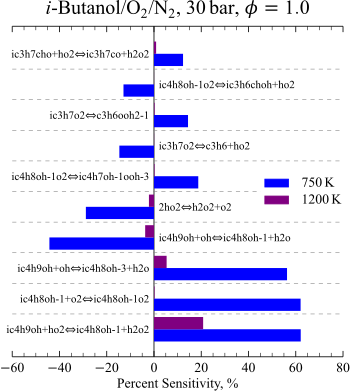

gnuplot code for this plot:
reset 
set term post enh eps color font "Times,15" size 10cm,10cm solid
set output "buoh-sens.eps"
unset ytics
set y2tics mirror rotate 90 20 scale 1.25 font ",18"
set my2tics 4
set xtics 0.5,1,8.5 scale 0 format ""
set style data histograms
set style histogram cluster gap 1
set border 10
set key at second 5,60 samplen 0.7 horizontal
set label at second 6.30,62 rotate by 90 "{/=18 750 K}"
set label at second 5.39,62 rotate by 90 "{/=18 1200 K}"
set style fill solid border -1
set x2range [-1:9.75] reverse
set x2zeroaxis lt -1
set ylabel "{/=24 {/Times-Italic i}-Butanol/O_{2}/N_{2}, 30 bar, {/Symbol f}=1.0}" offset -1
set y2label "{/=18 Percent Sensitivity}" offset -2
set grid xtics 
set style rectangle fs solid 0.15 noborder
set obj rect from second 6.6,55 to second 5,80
#
set label at second 0,-5.0 right rotate by 90 "ic4h9oh+ho2<=>ic4h8oh-1+h2o2"
set label at second 1,-5.0 right rotate by 90 "ic4h8oh-1+o2<=>ic4h8oh-1o2"  
set label at second 2,-5.0 right rotate by 90 "ic4h9oh+oh<=>ic4h8oh-3+h2o"  
set label at second 3, 5.0       rotate by 90 "ic4h9oh+oh<=>ic4h8oh-1+h2o"  
set label at second 4, 5.0       rotate by 90 "2ho2<=>h2o2+o2"              
set label at second 5,-5.0 right rotate by 90 "ic4h8oh-1o2<=>ic4h7oh-1ooh-3"
set label at second 6, 5.0       rotate by 90 "ic3h7o2<=>c3h6+ho2"          
set label at second 7,-5.0 right rotate by 90 "ic3h7o2<=>c3h6ooh2-1"        
set label at second 8, 5.0       rotate by 90 "ic4h8oh-1o2<=>ic3h6choh+ho2" 
set label at second 9,-5.0 right rotate by 90 "ic3h7cho+ho2<=>ic3h7co+h2o2" 
#
plot 'buoh-sens.txt' using 2 fc rgb "#333399" axes x2y2 title " ",\
     'buoh-sens.txt' using 3 fc rgb "#CC3399" axes x2y2 title " "

set output
reset
